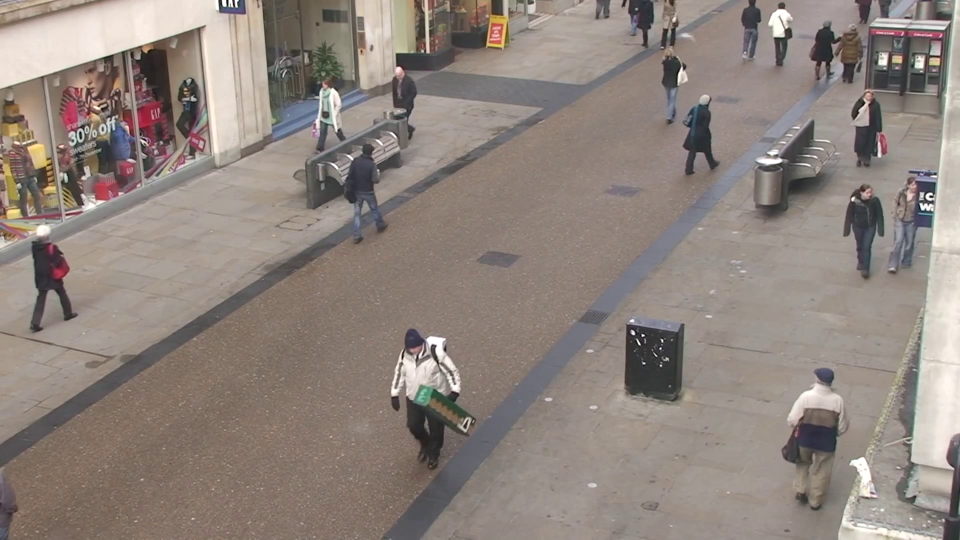
#> input picture frame 10 of test_video.mp4, 1920 x 1080 px (shown at 1/2 size)
$ python harcas2.py
#> lines starting #> are read from the running program, lines starting #| are printed output that depends on the picture; after the words box and inside, x2 and y2 are one past the last pixel; in counts of white or black regions, pixels touching at a corner belong together
import cv2
import time

person_cascade = cv2.CascadeClassifier('haarcascade_fullbody.xml')
cap = cv2.VideoCapture("test_video.mp4")
while True:
    r, frame = cap.read()
#> frame is the input picture: shape (1080, 1920, 3); mean B, G, R 125.4, 132.2, 143.2
    if r:
        start_time = time.time()
        frame = cv2.resize(frame,(640,360)) # Downscale to improve frame rate
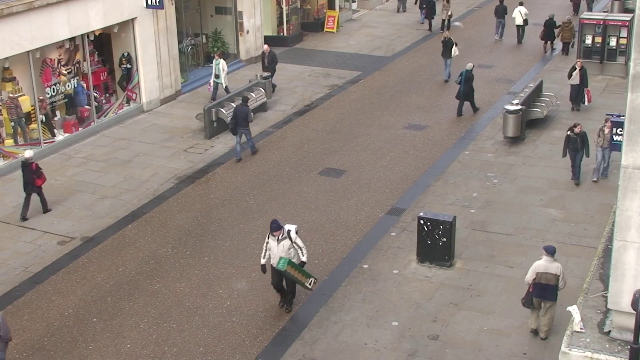
#> frame: shape (360, 640, 3); mean B, G, R 125.4, 132.2, 143.2
        gray_frame = cv2.cvtColor(frame, cv2.COLOR_RGB2GRAY) # Haar-cascade classifier needs a grayscale image
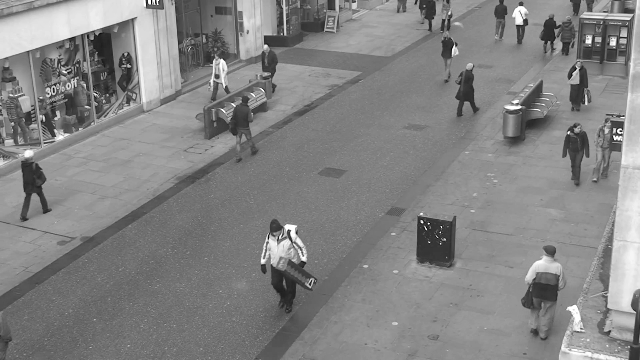
#> gray_frame: shape (360, 640); min 0, max 255, mean 131.4
        rects = person_cascade.detectMultiScale(gray_frame)
#> rects = [[555, 116, 38, 77], [533, 6, 30, 61], [433, 15, 60, 121]]

        end_time = time.time()
        print("Elapsed Time:",end_time-start_time)

        for (x, y, w, h) in rects:
            cv2.rectangle(frame, (x,y), (x+w,y+h),(0,255,0),2)
#> this loop made 3 passes
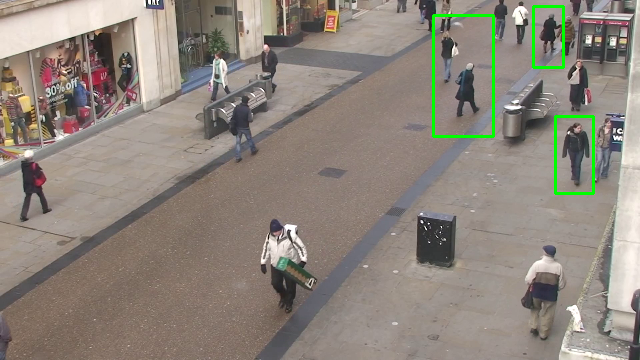
#> frame: shape (360, 640, 3); 1% of pixels changed, all inside (x1, y1, x2, y2) = (432, 5, 595, 195)
        cv2.imshow("preview", frame)
    k = cv2.waitKey(1)
#> (key q is pressed here)
    if k & 0xFF == ord("q"): # Exit condition
        break

$ run again, starting later in the video
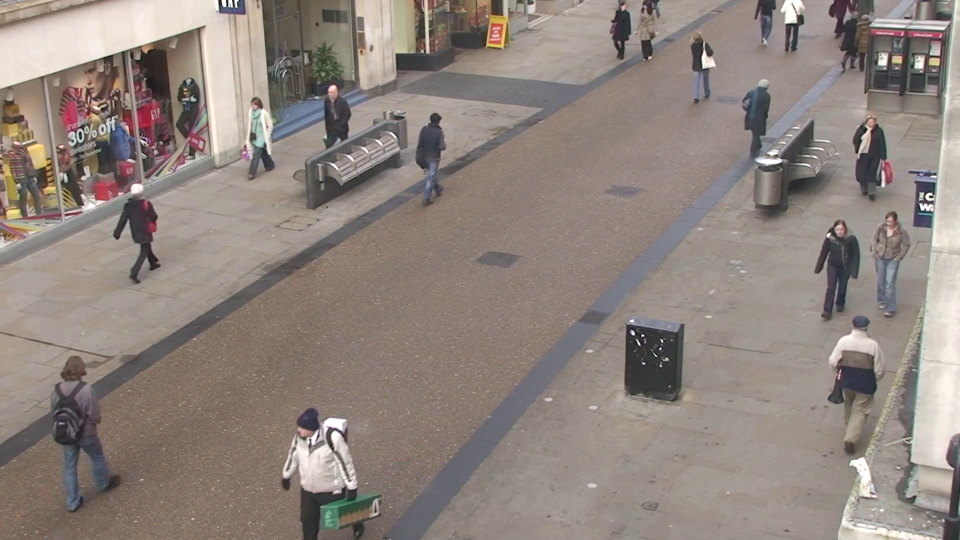
#> input picture frame 47 of test_video.mp4, 1920 x 1080 px (shown at 1/2 size)
#> frame is the input picture: shape (1080, 1920, 3); mean B, G, R 125.9, 132.4, 143.4
#> `gray_frame = cv2.cvtColor(frame, cv2.COLOR_RGB2GRAY)`:
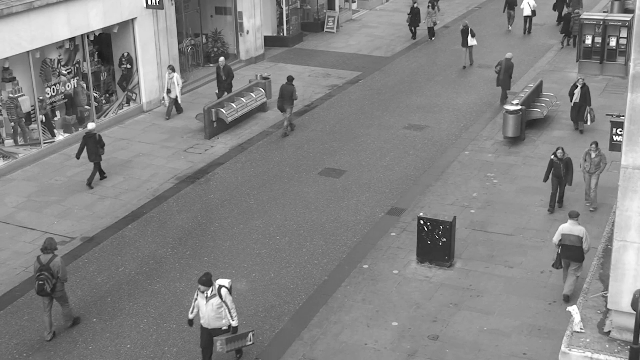
#> gray_frame: shape (360, 640); min 0, max 255, mean 131.7
#> rects = [[267, 68, 37, 75], [535, 134, 44, 88], [557, 58, 42, 85], [17, 230, 59, 118]]
#> the loop `for (x, y, w, h) in rects:` made 4 passes
#> after the loop `for (x, y, w, h) in rects:`:
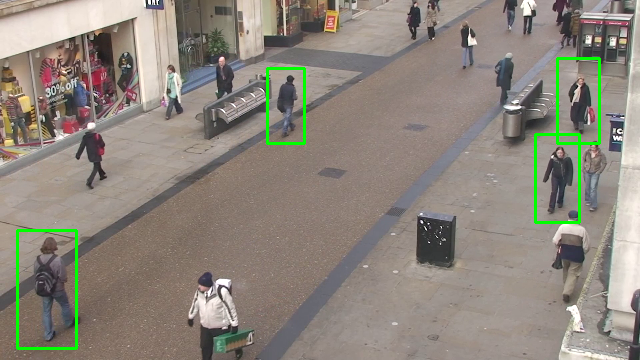
#> frame: shape (360, 640, 3); mean B, G, R 124.1, 134.1, 141.3

$ run again, starting later in the video
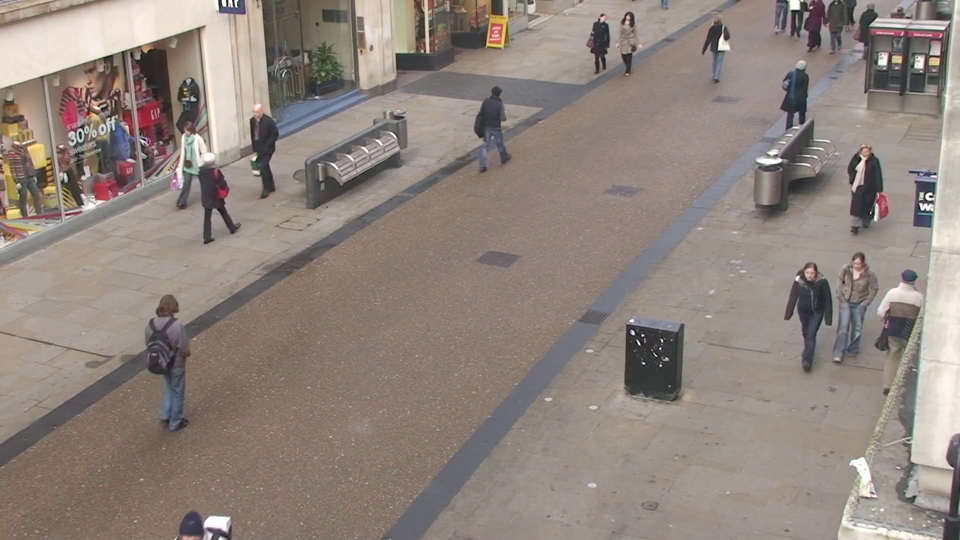
#> input picture frame 84 of test_video.mp4, 1920 x 1080 px (shown at 1/2 size)
#> frame is the input picture: shape (1080, 1920, 3); mean B, G, R 125.7, 132.4, 143.6
#> `gray_frame = cv2.cvtColor(frame, cv2.COLOR_RGB2GRAY)`:
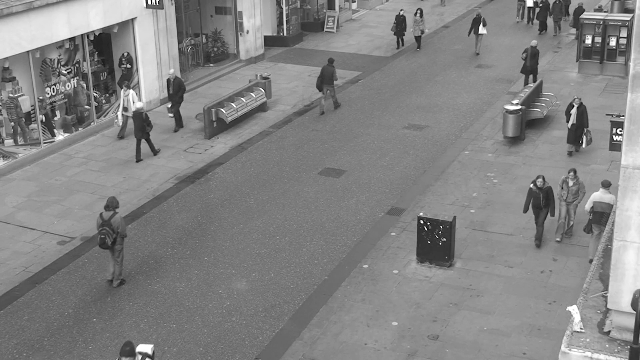
#> gray_frame: shape (360, 640); min 0, max 255, mean 131.6
#> rects = [[387, 5, 25, 50], [121, 93, 38, 77], [516, 162, 46, 93], [550, 79, 46, 92], [81, 183, 60, 121]]
#> the loop `for (x, y, w, h) in rects:` made 5 passes
#> after the loop `for (x, y, w, h) in rects:`:
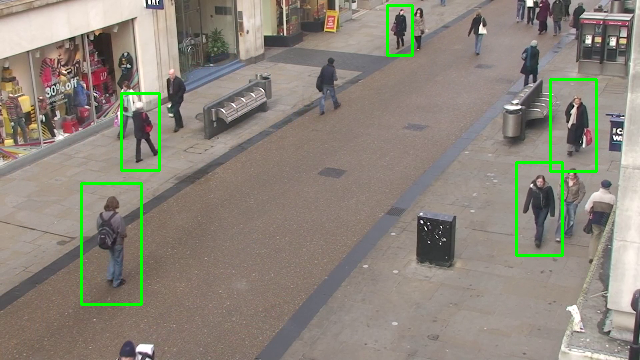
#> frame: shape (360, 640, 3); mean B, G, R 123.4, 134.2, 141.1
